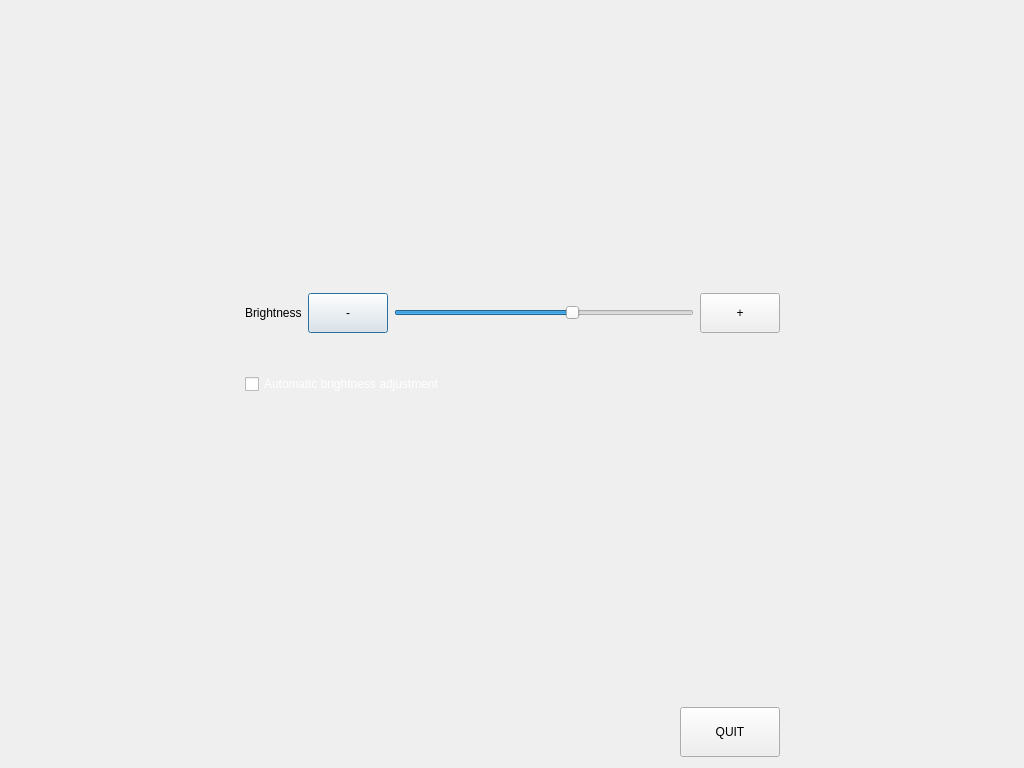
<?xml version="1.0" encoding="UTF-8"?>
<ui version="4.0">
 <class>Brightness</class>
 <widget class="QDialog" name="Brightness">
  <property name="geometry">
   <rect>
    <x>0</x>
    <y>0</y>
    <width>1024</width>
    <height>768</height>
   </rect>
  </property>
  <property name="minimumSize">
   <size>
    <width>1024</width>
    <height>768</height>
   </size>
  </property>
  <property name="maximumSize">
   <size>
    <width>1024</width>
    <height>768</height>
   </size>
  </property>
  <property name="windowTitle">
   <string>Dialog</string>
  </property>
  <layout class="QHBoxLayout" name="horizontalLayout_4">
   <item>
    <spacer name="horizontalSpacer_3">
     <property name="orientation">
      <enum>Qt::Horizontal</enum>
     </property>
     <property name="sizeHint" stdset="0">
      <size>
       <width>210</width>
       <height>20</height>
      </size>
     </property>
    </spacer>
   </item>
   <item>
    <layout class="QVBoxLayout" name="verticalLayout">
     <item>
      <spacer name="verticalSpacer_2">
       <property name="orientation">
        <enum>Qt::Vertical</enum>
       </property>
       <property name="sizeHint" stdset="0">
        <size>
         <width>20</width>
         <height>40</height>
        </size>
       </property>
      </spacer>
     </item>
     <item>
      <layout class="QHBoxLayout" name="horizontalLayout_3">
       <item>
        <widget class="QLabel" name="label">
         <property name="minimumSize">
          <size>
           <width>50</width>
           <height>50</height>
          </size>
         </property>
         <property name="styleSheet">
          <string notr="true">font: 13pt &quot;Noto Sans&quot;;</string>
         </property>
         <property name="text">
          <string>Brightness</string>
         </property>
        </widget>
       </item>
       <item>
        <widget class="QPushButton" name="pushButton_4">
         <property name="minimumSize">
          <size>
           <width>40</width>
           <height>40</height>
          </size>
         </property>
         <property name="styleSheet">
          <string notr="true">font: 18pt &quot;Noto Sans&quot;;</string>
         </property>
         <property name="text">
          <string>-</string>
         </property>
        </widget>
       </item>
       <item>
        <widget class="QSlider" name="horizontalSlider">
         <property name="minimumSize">
          <size>
           <width>300</width>
           <height>40</height>
          </size>
         </property>
         <property name="minimum">
          <number>0</number>
         </property>
         <property name="maximum">
          <number>250</number>
         </property>
         <property name="value">
          <number>150</number>
         </property>
         <property name="orientation">
          <enum>Qt::Horizontal</enum>
         </property>
        </widget>
       </item>
       <item>
        <widget class="QPushButton" name="pushButton_3">
         <property name="minimumSize">
          <size>
           <width>40</width>
           <height>40</height>
          </size>
         </property>
         <property name="styleSheet">
          <string notr="true">font: 18pt &quot;Noto Sans&quot;;</string>
         </property>
         <property name="text">
          <string>+</string>
         </property>
        </widget>
       </item>
      </layout>
     </item>
     <item>
      <widget class="QCheckBox" name="checkBox">
       <property name="minimumSize">
        <size>
         <width>100</width>
         <height>80</height>
        </size>
       </property>
       <property name="styleSheet">
        <string notr="true">font: 13pt &quot;Noto Sans&quot;;
color: rgb(255, 255, 255);</string>
       </property>
       <property name="text">
        <string>Automatic brightness adjustment</string>
       </property>
      </widget>
     </item>
     <item>
      <spacer name="verticalSpacer">
       <property name="orientation">
        <enum>Qt::Vertical</enum>
       </property>
       <property name="sizeHint" stdset="0">
        <size>
         <width>20</width>
         <height>40</height>
        </size>
       </property>
      </spacer>
     </item>
     <item>
      <layout class="QHBoxLayout" name="horizontalLayout_2">
       <item>
        <spacer name="horizontalSpacer_2">
         <property name="orientation">
          <enum>Qt::Horizontal</enum>
         </property>
         <property name="sizeHint" stdset="0">
          <size>
           <width>40</width>
           <height>20</height>
          </size>
         </property>
        </spacer>
       </item>
       <item>
        <layout class="QHBoxLayout" name="horizontalLayout">
         <item>
          <spacer name="horizontalSpacer">
           <property name="orientation">
            <enum>Qt::Horizontal</enum>
           </property>
           <property name="sizeHint" stdset="0">
            <size>
             <width>40</width>
             <height>20</height>
            </size>
           </property>
          </spacer>
         </item>
         <item>
          <widget class="QPushButton" name="pushButton">
           <property name="minimumSize">
            <size>
             <width>100</width>
             <height>50</height>
            </size>
           </property>
           <property name="styleSheet">
            <string notr="true">font: 12pt &quot;Noto Sans&quot;;</string>
           </property>
           <property name="text">
            <string>QUIT</string>
           </property>
          </widget>
         </item>
        </layout>
       </item>
      </layout>
     </item>
    </layout>
   </item>
   <item>
    <spacer name="horizontalSpacer_4">
     <property name="orientation">
      <enum>Qt::Horizontal</enum>
     </property>
     <property name="sizeHint" stdset="0">
      <size>
       <width>209</width>
       <height>20</height>
      </size>
     </property>
    </spacer>
   </item>
  </layout>
 </widget>
 <resources/>
 <connections/>
</ui>
